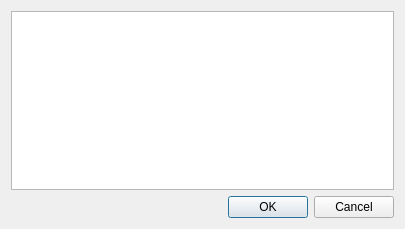
<?xml version="1.0" encoding="UTF-8"?>
<ui version="4.0">
 <class>TopicDialog</class>
 <widget class="QDialog" name="TopicDialog">
  <property name="geometry">
   <rect>
    <x>0</x>
    <y>0</y>
    <width>405</width>
    <height>229</height>
   </rect>
  </property>
  <property name="windowTitle">
   <string>Выберите тематический раздел</string>
  </property>
  <layout class="QVBoxLayout" name="dialogLayout">
   <item>
    <widget class="QListView" name="topicsView"/>
   </item>
   <item>
    <widget class="QDialogButtonBox" name="dialogButtons">
     <property name="orientation">
      <enum>Qt::Horizontal</enum>
     </property>
     <property name="standardButtons">
      <set>QDialogButtonBox::Cancel|QDialogButtonBox::Ok</set>
     </property>
    </widget>
   </item>
  </layout>
 </widget>
 <tabstops>
  <tabstop>topicsView</tabstop>
  <tabstop>dialogButtons</tabstop>
 </tabstops>
 <resources/>
 <connections>
  <connection>
   <sender>dialogButtons</sender>
   <signal>rejected()</signal>
   <receiver>TopicDialog</receiver>
   <slot>reject()</slot>
   <hints>
    <hint type="sourcelabel">
     <x>316</x>
     <y>260</y>
    </hint>
    <hint type="destinationlabel">
     <x>286</x>
     <y>274</y>
    </hint>
   </hints>
  </connection>
 </connections>
</ui>
